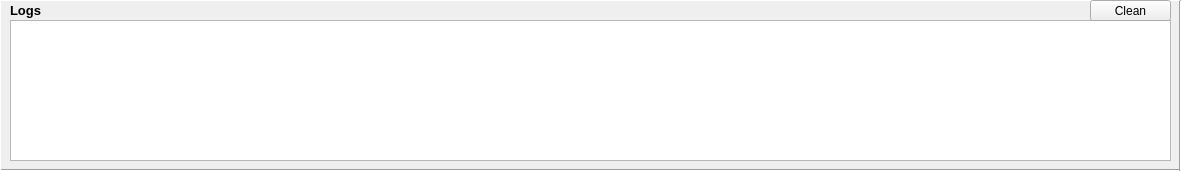
   <widget class="QWidget" name="widget_37" native="true">
    <property name="geometry">
     <rect>
      <x>0</x>
      <y>850</y>
      <width>1181</width>
      <height>171</height>
     </rect>
    </property>
    <widget class="QPlainTextEdit" name="logs_plain_text">
     <property name="geometry">
      <rect>
       <x>10</x>
       <y>20</y>
       <width>1161</width>
       <height>141</height>
      </rect>
     </property>
     <property name="readOnly">
      <bool>true</bool>
     </property>
    </widget>
    <widget class="QLabel" name="label_2">
     <property name="geometry">
      <rect>
       <x>10</x>
       <y>0</y>
       <width>71</width>
       <height>20</height>
      </rect>
     </property>
     <property name="font">
      <font>
       <pointsize>10</pointsize>
       <weight>75</weight>
       <bold>true</bold>
      </font>
     </property>
     <property name="text">
      <string>Logs</string>
     </property>
    </widget>
    <widget class="Line" name="line_42">
     <property name="geometry">
      <rect>
       <x>0</x>
       <y>160</y>
       <width>1181</width>
       <height>21</height>
      </rect>
     </property>
     <property name="orientation">
      <enum>Qt::Horizontal</enum>
     </property>
    </widget>
    <widget class="Line" name="line_43">
     <property name="geometry">
      <rect>
       <x>1170</x>
       <y>0</y>
       <width>20</width>
       <height>171</height>
      </rect>
     </property>
     <property name="orientation">
      <enum>Qt::Vertical</enum>
     </property>
    </widget>
    <widget class="Line" name="line_44">
     <property name="geometry">
      <rect>
       <x>-10</x>
       <y>0</y>
       <width>20</width>
       <height>171</height>
      </rect>
     </property>
     <property name="orientation">
      <enum>Qt::Vertical</enum>
     </property>
    </widget>
    <widget class="Line" name="line_45">
     <property name="geometry">
      <rect>
       <x>0</x>
       <y>-10</y>
       <width>1181</width>
       <height>21</height>
      </rect>
     </property>
     <property name="orientation">
      <enum>Qt::Horizontal</enum>
     </property>
    </widget>
    <widget class="QPushButton" name="clean_log_butt">
     <property name="geometry">
      <rect>
       <x>1090</x>
       <y>0</y>
       <width>81</width>
       <height>21</height>
      </rect>
     </property>
     <property name="text">
      <string>Clean</string>
     </property>
    </widget>
   </widget>
